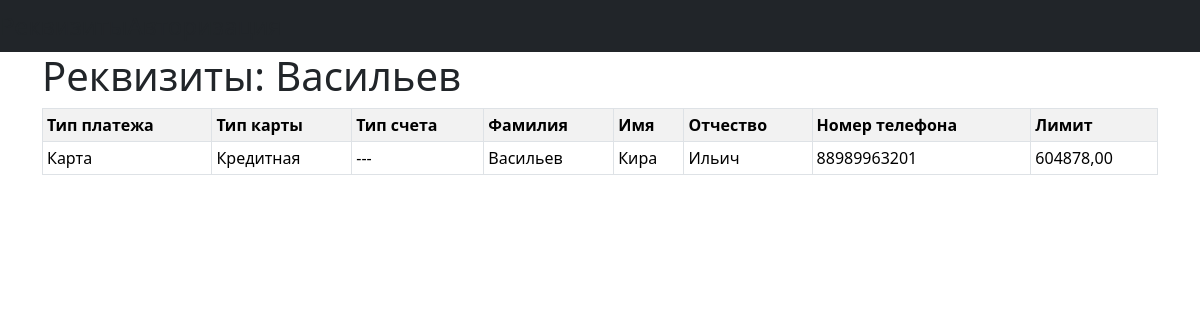
The app's page /show_req/98/ with its own data.
### info_pay/models.py (models this page shows, shortened)
class Requisit(models.Model):
    Choices_pay = [
        ('Карта', "Карта"),
        ('Платежный счет', "Платежный счет")
    ]
    Choices_card = [
        ('Дебетовая', 'Дебетовая'),
        ('Кредитная', 'Кредитная'),
        ('Предоплаченная', 'Предоплаченная')
    ]
    Choices_account = [
        ('Текущий', 'Текущий'),
        ('Сберегательный', 'Сберегательный'),
        ('Бизнес-счет', 'Бизнес-счет')
    ]
    type_payment = models.CharField(max_length=20, choices=Choices_pay, default='Card')
    last_name = models.CharField(max_length=50)
    first_name = models.CharField(max_length=50)
    middle_name = models.CharField(max_length=50, blank=True, null=True)
    phone = models.CharField(max_length=12)
    limit = models.DecimalField(max_digits=10, decimal_places=2, default=0.00)
    card_type = models.CharField(choices=Choices_card, max_length=20, blank=True, null=True)
    account_type = models.CharField(choices=Choices_account, max_length=20, blank=True, null=True)

### info_pay/views.py (the view)
# urls.py: path('show_req/<int:pk>/', ShowReqView.as_view(), name='show_req'),
class ShowReqView(DetailView):
    model = Requisit
    template_name = 'show_req.html'

### info_pay/templates/show_req.html (shortened to what this page needs)
{% extends "base.html" %}
{% block body %}
	<h1>Реквизиты: {{object.last_name}}</h1>
        <table id="table" class="table table-striped table-bordered table-sm">
            <tr>
                <th id="type_pay">Тип платежа</th>
                <th>Тип карты</th>
                <th>Тип счета</th>
                <th>Фамилия</th>
                <th>Имя</th>
                <th>Отчество</th>
                <th>Номер телефона</th>
                <th>Лимит</th>
            </tr>
                <tr>
                    <td>{{ object.type_payment }}</td>
                    {% if object.card_type is None %}
                        <td>---</td>
                    {% else %}
                        <td>{{ object.card_type }}</td>
                    {% endif %}
                    {% if object.account_type is None %}
                        <td>---</td>
                    {% else %}
                        <td>{{ object.account_type }}</td>
                    {% endif %}
                    <td>{{ object.last_name }}</td>
                    <td>{{ object.first_name}}</td>
                    <td>{{ object.middle_name}}</td>
                    <td>{{ object.phone }}</td>
                    <td>{{ object.limit }}</td>
                </tr>
        </table>
{% endblock %}

### records on screen
Requisit: last_name "Васильев", type_payment "Карта", card_type "Кредитная", first_name "Кира", middle_name "Ильич", phone "88989963201", limit "604878,00"
